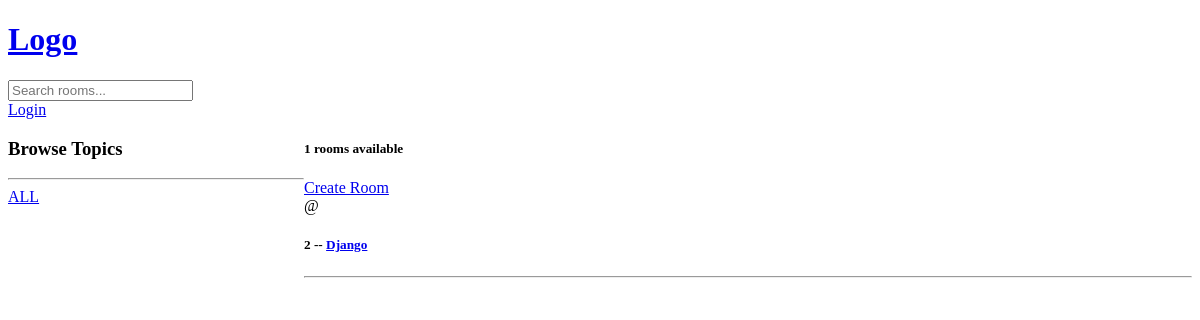
Page /?q=Django on the earlier database version.
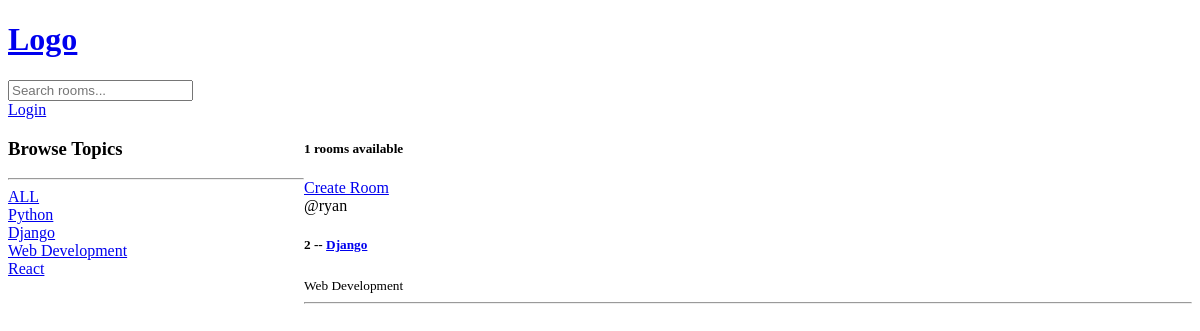
Same page on the later database version.
### base/models.py (models this page shows, shortened)
class Room(models.Model):
    host = models.ForeignKey(User, on_delete=models.SET_NULL, null = True )
    topic = models.ForeignKey(Topic, on_delete=models.SET_NULL, null = True)
    name = models.CharField(max_length = 200)
    description = models.TextField(null = True, blank = True)
    participants = models.ManyToManyField(User, related_name='participants', blank=True)
    updated = models.DateTimeField(auto_now = True)
    created = models.DateTimeField(auto_now_add = True)
    class Meta:
        ordering = ['-updated', '-created']

class Topic(models.Model):
    name = models.CharField(max_length = 200)

### base/views.py (the view)
# urls.py: path('', views.home,  name='home'),
def home(request):
    q = request.GET.get('q') if request.GET.get('q') != None else ''
    rooms = Room.objects.filter(Q(topic__name__icontains = q)| Q(name__icontains = q) | Q(description__icontains = q))
    topics = Topic.objects.all()
    room_messages = Message.objects.all().filter(Q(room__topic__name__icontains=q))
    room_count = rooms.count()
    return render(request, 'base/home.html', {'rooms': rooms, 'topics': topics, 'room_count': room_count, 'room_messages': room_messages})

### base/templates/base/home.html (shortened to what this page needs)
{% extends 'main.html' %}
{% block content %}
<div class="home-container">
    <div>
        <h3>Browse Topics</h3>
        <hr>
        <div>
            <a href="{% url 'home' %}">ALL</a>
        </div>
        {% for topic in topics %}
            <div>
                <a href="{% url 'home' %}?q={{topic.name}}">{{topic.name}}</a>
            </div>
        {% endfor %}
    </div>
    <div>
        <h5>{{room_count}} rooms available</h5>
        <a href="{% url 'create-room' %}">Create Room</a>
        {% for room in rooms %}
        <div>
            <span>@{{room.host.username}}</span>
            <h5>{{room.id}} -- <a href="{% url 'room' room.id %}">{{room.name}}</a></h5>
            <small>{{room.topic.name}}</small>
            <hr>
        </div>
        {% endfor %}
    </div>
</div>
{% endblock %}

Differences in the rows shown:
added Topic: name "Python"
added Topic: name "Django"
added Topic: name "Web Development"
added Topic: name "React"
changed Room "Django": host.username (not shown) → "ryan"; topic.name (not shown) → "Web Development"
